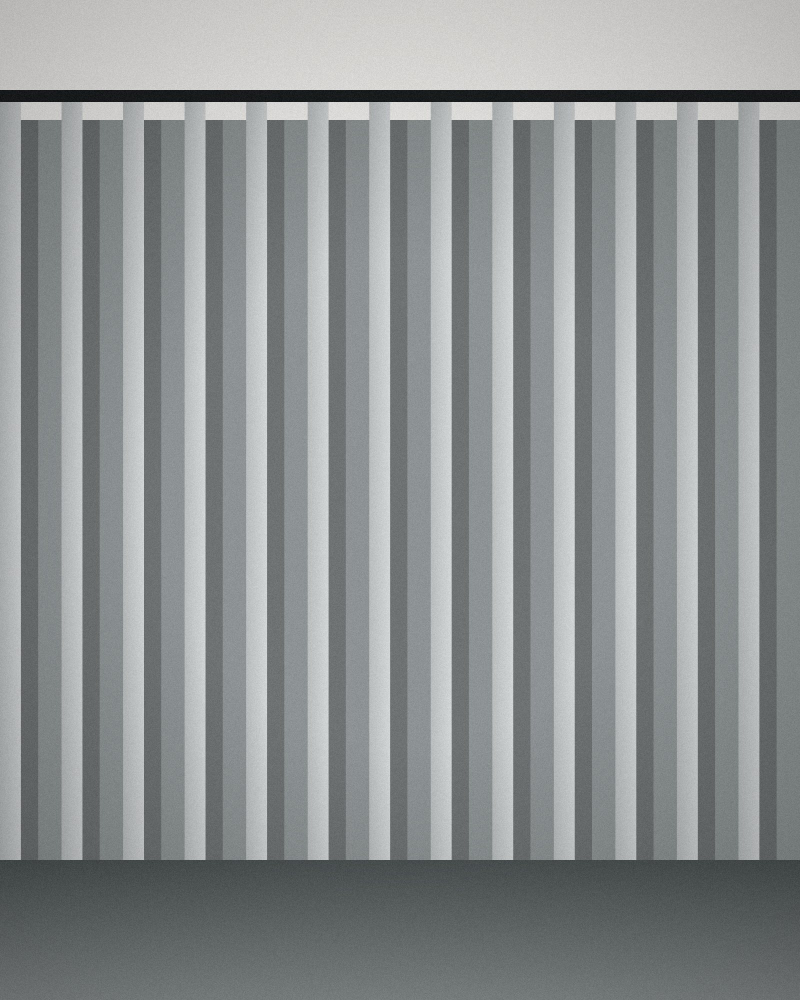
#> input picture namecheap/public_html/images/basalt-1.jpg, 1600 x 2000 px (shown at 1/2 size)
$ python -i fingerprint.py   (imports and definitions only)
#> lines starting #> are read from the running program, lines starting #| are printed output that depends on the picture
#> further down, picture is the input picture: PIL image 1600x2000 RGB; mean R, G, B 141.2, 145.2, 146
"""Fingerprints of source images, to spot a photo or map that is already in the library.

Two checks:
- sha256 of the file bytes: the very same file, under any name.
- dHash (64-bit difference hash of a 9 x 8 greyscale): the same picture re-saved, resized or re-compressed.
  Two pictures count as the same when at most SIMILAR_BITS of the 64 bits differ.
"""
from __future__ import annotations

import hashlib
from pathlib import Path

import numpy as np
from PIL import Image

SIMILAR_BITS = 5          # out of 64; re-encoded JPEGs and resized copies stay well below this
_CHUNK = 1 << 20


def file_sha256(path: str | Path) -> str:
    h = hashlib.sha256()
    with open(path, "rb") as f:
        while True:
            b = f.read(_CHUNK)
            if not b:
                break
            h.update(b)
    return h.hexdigest()


def _dhash_gray(g: np.ndarray) -> str:
    """g: 8 x 9 float greyscale. Bit = left pixel brighter than its right neighbour."""
    bits = (g[:, :-1] > g[:, 1:]).flatten()
    v = 0
    for b in bits:
        v = (v << 1) | int(b)
    return f"{v:016x}"


def dhash_image(im: Image.Image) -> str:
    if im.mode not in ("L", "RGB", "RGBA", "I;16", "I", "F"):
        im = im.convert("RGB")
    if im.mode in ("I;16", "I", "F"):
        a = np.asarray(im, dtype=np.float32)
        a = (a - a.min()) / max(1e-6, float(a.max() - a.min())) * 255.0
        im = Image.fromarray(a.astype(np.uint8), "L")
    g = im.convert("L")
    # reduce in steps first: Image.reduce is a fast box filter and keeps the result stable across sizes
    while min(g.size) >= 64:
        g = g.reduce(2)
#> this loop made 5 passes
#> pass 1, in dhash_image, `g = g.reduce(2)`:
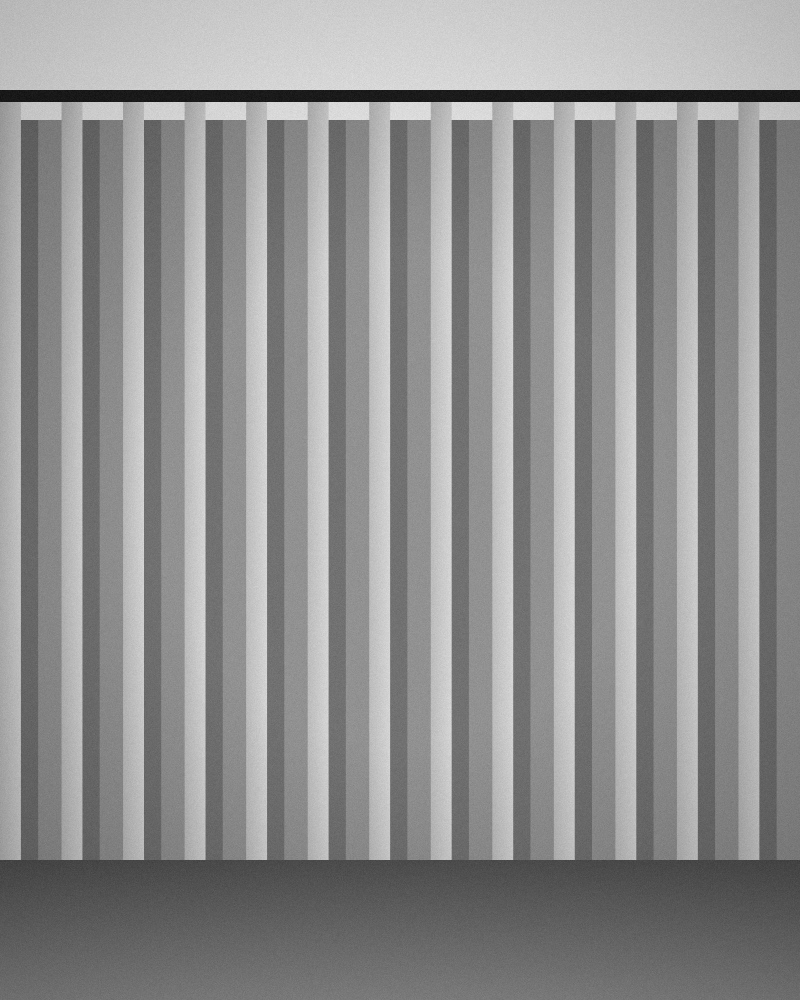
#> g: PIL image 800x1000 L; min 16, max 228, mean 144.2
#> pass 3, in dhash_image, `g = g.reduce(2)`:
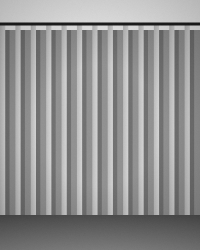
#> g: PIL image 200x250 L; min 22, max 221, mean 144.5
#> after the loop:
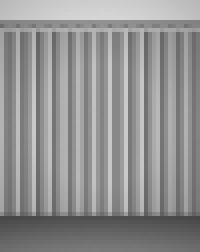
#> g: PIL image 50x63 L (shown 4 times larger); min 71, max 214, mean 144.5
    g = np.asarray(g.resize((9, 8), Image.BILINEAR), dtype=np.float32)
    if float(g.std()) < 2.0:
        return ""                          # a flat picture (plain colour, blank AO) says nothing about identity
    return _dhash_gray(g)
#> the loop in _dhash_gray, `for b in bits:` made 64 passes
#> (b, v) on passes 2 to 13: (False, 0), (False, 0), (False, 0), (False, 0), (True, 1), (True, 3), (True, 7), (False, 14), (False, 28), (False, 56), (True, 113), (False, 226)
#> after the loop in _dhash_gray, `for b in bits:`: v = 510902470668916487


def dhash_file(path: str | Path) -> str:
    with Image.open(path) as im:
        if im.format == "JPEG":
            im.draft("RGB", (256, 256))       # decode a small version only (fast for big photos)
        im.load()
        return dhash_image(im)


def hamming(a: str, b: str) -> int:
    try:
        return bin(int(a, 16) ^ int(b, 16)).count("1")
    except (TypeError, ValueError):
        return 64


def fingerprint(path: str | Path) -> dict:
    """{'name', 'bytes', 'sha256', 'dhash'} of one image file. dhash is '' if the file cannot be decoded."""
    p = Path(path)
    out = {"name": p.name, "bytes": p.stat().st_size, "sha256": file_sha256(p), "dhash": ""}
    try:
        out["dhash"] = dhash_file(p)
    except Exception:
        pass
    return out


def match(fp: dict, known: dict) -> str | None:
    """'identical' (same bytes), 'similar' (same picture), or None."""
    if fp.get("sha256") and fp.get("sha256") == known.get("sha256"):
        return "identical"
    a, b = fp.get("dhash"), known.get("dhash")
    if a and b and hamming(a, b) <= SIMILAR_BITS:
        return "similar"
    return None

>>> from PIL import Image
>>> picture = Image.open('../../namecheap/public_html/images/basalt-1.jpg')
>>> result = dhash_image(picture)
#> result = '0717171717171707'

$ run again, on namecheap/public_html/images/basalt-2.jpg
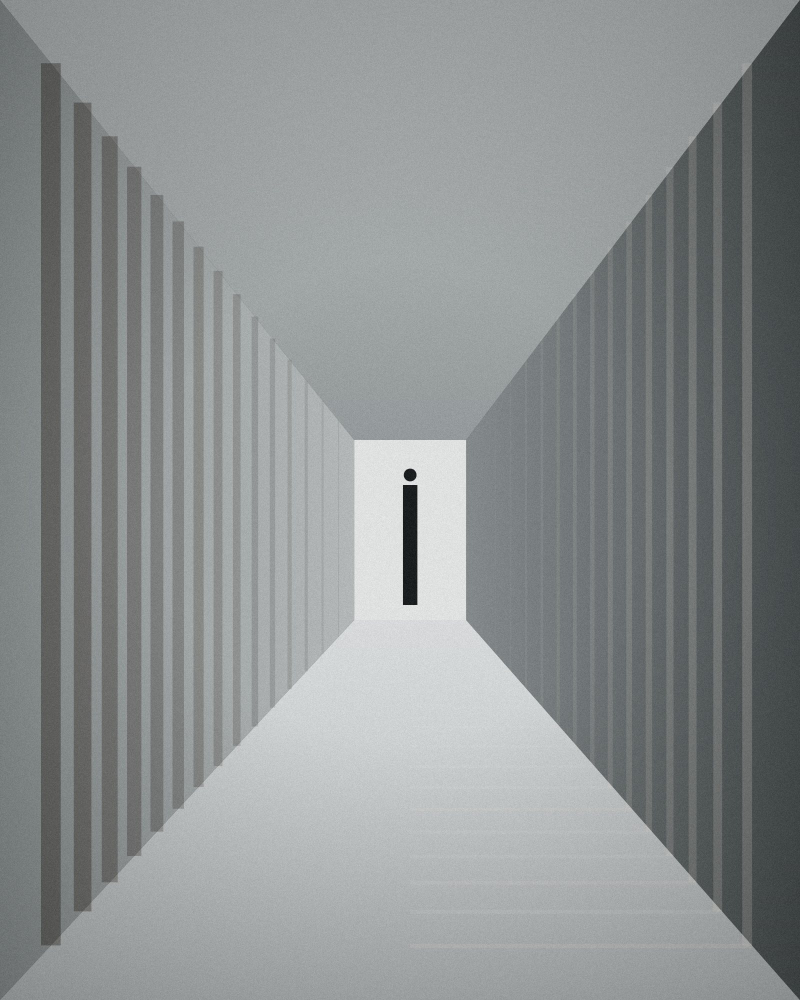
#> input picture namecheap/public_html/images/basalt-2.jpg, 1600 x 2000 px (shown at 1/2 size)
#> picture is the input picture: PIL image 1600x2000 RGB; mean R, G, B 140.5, 144.7, 145.2
#> the loop in dhash_image, `while min(g.size) >= 64:` made 5 passes
#> pass 1, in dhash_image, `g = g.reduce(2)`:
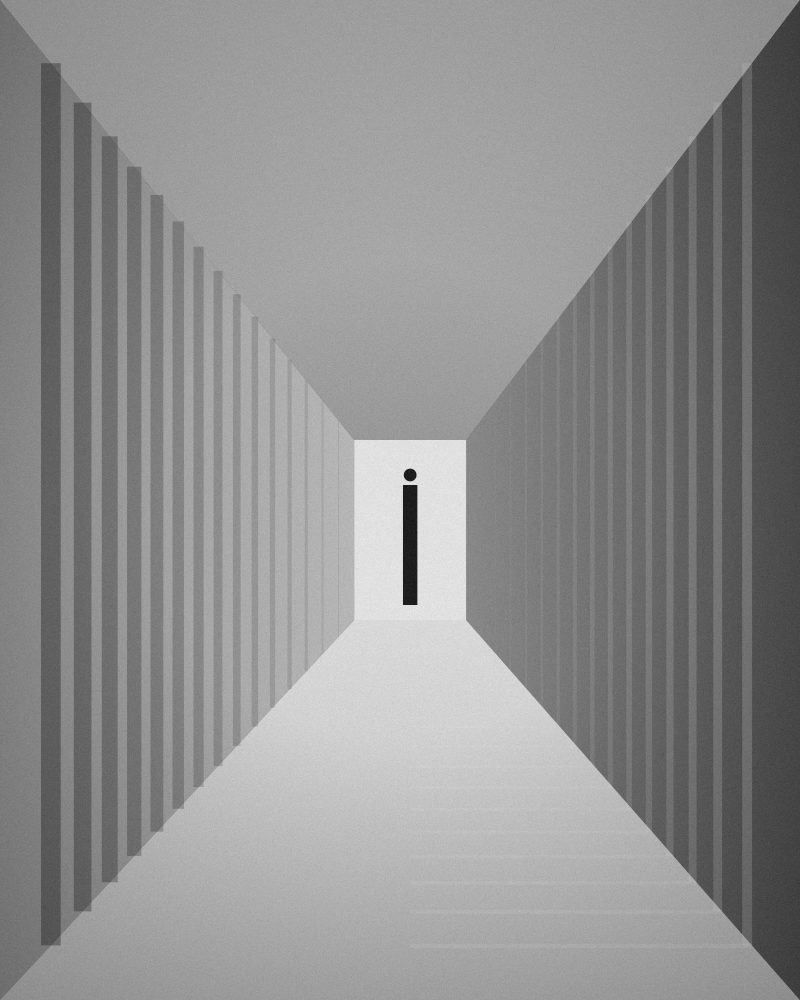
#> g: PIL image 800x1000 L; min 20, max 234, mean 143.6
#> after the loop in dhash_image, `while min(g.size) >= 64:`:
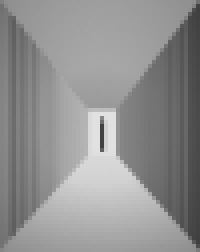
#> g: PIL image 50x63 L (shown 4 times larger); min 63, max 225, mean 144.2
#> the loop in _dhash_gray, `for b in bits:` made 64 passes
#> (b, v) on passes 2 to 9: (False, 0), (False, 0), (False, 0), (True, 1), (True, 3), (True, 7), (True, 15), (False, 30)
#> after the loop in _dhash_gray, `for b in bits:`: v = 1085120184757194511
#> result = '0f0f1f0f0f0f0f0f'
